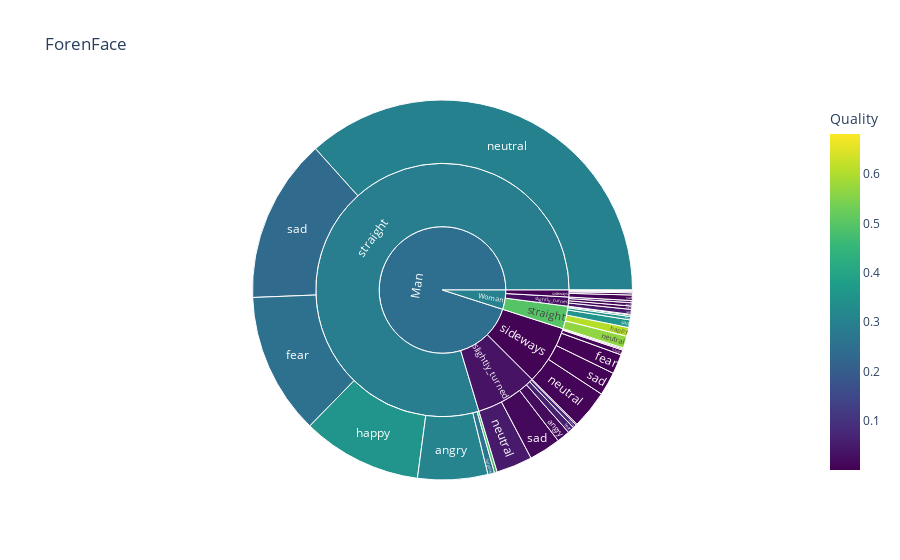

Notebook cell for this chart:
### Code cell
source = 'ForenFace'
df_x = dict[source].drop('race', axis = 1)
df_x.dropna(inplace=True)
fig = px.sunburst(df_x, path=['gender','yaw','emotion'],   color="Quality",
                  color_continuous_scale="Viridis",title=source) #values="gender"#"Q_model", "Detector",
    #fig.update_layout(title=source)
    #img_data = pio.to_image(fig,format='png',scale=3)

pio.write_image(fig,source+"_sunburst.png",format='png', scale=6)
fig.show()

### Figure 1 — Plotly figure (JSON) as saved in the notebook; plotly's stock layout.template omitted (floating-point values rounded to 4 significant figures)
{"data": [{"branchvalues": "total", "customdata": [[0.006902], [0.0009736], [0.01933], [0.01068], [0.3087], [0.351], [0.4843], [0.005022], [0.001412], [0.05972], [0.03112], [0.2548], [0.3307], [0.006276], [0.004304], [0.07553], [0.3529], [0.6056], [0.005755], [0.003681], [0.04909], [0.0139], [0.3003], [0.567], [0.004719], [0.005894], [0.01634], [0.05111], [0.2351], [0.3538], [0.000389], [0.03748], [0.2611], [0.6817], [0.005294], [0.004507], [0.03534], [0.02928], [0.2896], [0.4983], [0.246], [0.2992]], "domain": {"x": [0, 1], "y": [0, 1]}, "hovertemplate": "labels=%{label}<br>count=%{value}<br>parent=%{parent}<br>id=%{id}<br>Quality=%{color}<extra></extra>", "ids": ["Man/sideways/angry", "Woman/sideways/angry", "Man/slightly_turned/angry", "Woman/slightly_turned/angry", "Man/straight/angry", "Woman/straight/angry", "Man/straight/disgust", "Man/sideways/fear", "Woman/sideways/fear", "Man/slightly_turned/fear", "Woman/slightly_turned/fear", "Man/straight/fear", "Woman/straight/fear", "Man/sideways/happy", "Woman/sideways/happy", "Man/slightly_turned/happy", "Man/straight/happy", "Woman/straight/happy", "Man/sideways/neutral", "Woman/sideways/neutral", "Man/slightly_turned/neutral", "Woman/slightly_turned/neutral", "Man/straight/neutral", "Woman/straight/neutral", "Man/sideways/sad", "Woman/sideways/sad", "Man/slightly_turned/sad", "Woman/slightly_turned/sad", "Man/straight/sad", "Woman/straight/sad", "Man/sideways/surprise", "Man/slightly_turned/surprise", "Man/straight/surprise", "Woman/straight/surprise", "Man/sideways", "Woman/sideways", "Man/slightly_turned", "Woman/slightly_turned", "Man/straight", "Woman/straight", "Man", "Woman"], "labels": ["angry", "angry", "angry", "angry", "angry", "angry", "disgust", "fear", "fear", "fear", "fear", "fear", "fear", "happy", "happy", "happy", "happy", "happy", "neutral", "neutral", "neutral", "neutral", "neutral", "neutral", "sad", "sad", "sad", "sad", "sad", "sad", "surprise", "surprise", "surprise", "surprise", "sideways", "sideways", "slightly_turned", "slightly_turned", "straight", "straight", "Man", "Woman"], "marker": {"coloraxis": "coloraxis", "colors": [0.006902, 0.0009736, 0.01933, 0.01068, 0.3087, 0.351, 0.4843, 0.005022, 0.001412, 0.05972, 0.03112, 0.2548, 0.3307, 0.006276, 0.004304, 0.07553, 0.3529, 0.6056, 0.005755, 0.003681, 0.04909, 0.0139, 0.3003, 0.567, 0.004719, 0.005894, 0.01634, 0.05111, 0.2351, 0.3538, 0.000389, 0.03748, 0.2611, 0.6817, 0.005294, 0.004507, 0.03534, 0.02928, 0.2896, 0.4983, 0.246, 0.2992]}, "name": "", "parents": ["Man/sideways", "Woman/sideways", "Man/slightly_turned", "Woman/slightly_turned", "Man/straight", "Woman/straight", "Man/straight", "Man/sideways", "Woman/sideways", "Man/slightly_turned", "Woman/slightly_turned", "Man/straight", "Woman/straight", "Man/sideways", "Woman/sideways", "Man/slightly_turned", "Man/straight", "Woman/straight", "Man/sideways", "Woman/sideways", "Man/slightly_turned", "Woman/slightly_turned", "Man/straight", "Woman/straight", "Man/sideways", "Woman/sideways", "Man/slightly_turned", "Woman/slightly_turned", "Man/straight", "Woman/straight", "Man/sideways", "Man/slightly_turned", "Man/straight", "Woman/straight", "Man", "Woman", "Man", "Woman", "Man", "Woman", "", ""], "type": "sunburst", "values": [2, 2, 24, 6, 128, 6, 5, 36, 1, 12, 4, 259, 3, 9, 2, 7, 219, 16, 70, 4, 66, 6, 787, 22, 43, 10, 58, 9, 300, 14, 2, 2, 12, 1, 162, 19, 169, 25, 1710, 62, 2041, 106]}], "layout": {"coloraxis": {"colorbar": {"title": {"text": "Quality"}}, "colorscale": [[0, "#440154"], [0.1111, "#482878"], [0.2222, "#3e4989"], [0.3333, "#31688e"], [0.4444, "#26828e"], [0.5556, "#1f9e89"], [0.6667, "#35b779"], [0.7778, "#6ece58"], [0.8889, "#b5de2b"], [1, "#fde725"]]}, "legend": {"tracegroupgap": 0}, "title": {"text": "ForenFace"}}}
